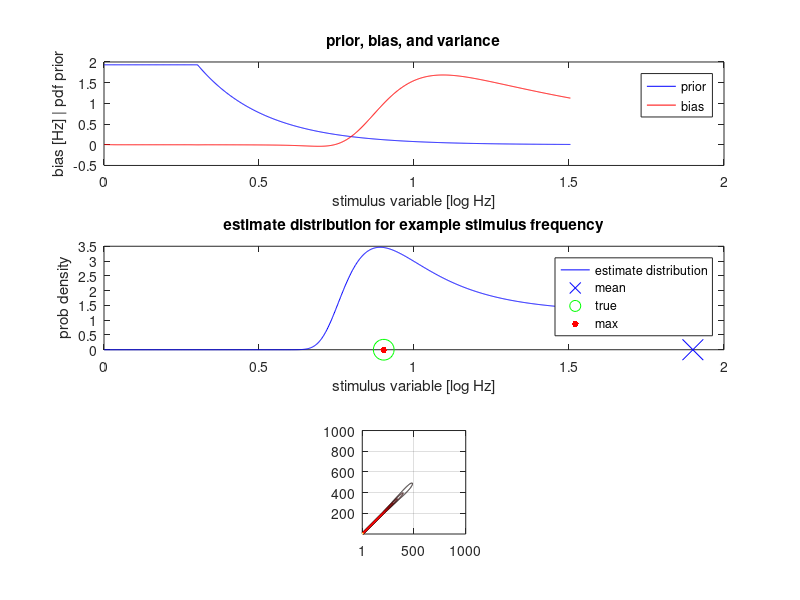

This figure's MATLAB source: (Note: this script raises an error after producing the figure.)
% simulation of the new efficient Bayesian estimator
% see: wei/stocker, natneuro, 2015
%
% magnitude space
%
% stimulus noise: Gaussian
% sensory(internal) noise: Gaussian
%
% modified from code by astocker; 10.24.2016

clear
%close all

%% PARMS

% prior exponent
k = 2;

% Low frequency roll-off (Hz) of the prior
rolloffHz = 2;

% stimulus noise - Gaussian
stim_noise = 0; % flag;
sigma_stim = 0.00; 

% sensory noise - Gaussian
sigma_sen = 0.025;

% Flicker frequency range
xRangeLinear = [1 32];

% The example stimulus to show
exampleIdx = 600;

% sampling parms
n = 1000;
x0 = linspace(log10(xRangeLinear(1)),log10(xRangeLinear(2)),n);  % stimulus domain
d0 = x0(2)-x0(1);

x = linspace(log10(xRangeLinear(1)),log10(xRangeLinear(2)),n+1); % shifted to be made non-overlapping?
dx = x(2)-x(1);
x(1) = [];
x = x - dx/2;


% variable and measurment
th = x';  % column
m = x;  % row

%% generative model
% prior
% 1/f^2 distribution of temporal frequency
%
myFun = @(x) 1./10.^x.^k;
p = myFun(x0);
rolloffIdx = find(10.^x>=rolloffHz,1);
p(1:rolloffIdx) = p(rolloffIdx);

p = p./trapz(x0,p);
p_th = interp1(x0,p,th); 

% efficient coding - mapping to sensory space (tilde, t)
x0t = range(x0)*cumtrapz(x0,p)+min(x0); 
tht = interp1(x0,x0t,th); % column
mt = interp1(x0,x0t,m); % row

% jacobian for prob transform into sensory space
a = 1./(range(x0)*p_th+min(x0));

if stim_noise
    % stimulus noise model - normpdf(x,mu,kappa)
    p_m_gv_th = normpdf(repmat(m,[n 1]),repmat(th,[1 n]),sigma_stim);

    % prob transform to internal space
    p_mt_gv_tht = repmat(a',[n 1]) .* p_m_gv_th; 
    
    % plus sensory noise - convolution with normpdf
    % needs to be on regular grid -> resample along m
    % attention: interp1 is defined on column vector with array; therefore
    % the necessity to transpose
    q = interp1(mt',p_mt_gv_tht',x','linear','extrap')';

    % convolution
    b = normpdf(repmat(x',[1 n]),repmat(x,[n 1]),sigma_sen);  
    p_mt_gv_tht = dx * q * b';

    % resample back
    p_mt_gv_tht = interp1(x',p_mt_gv_tht',mt','linear','extrap')';

else % only sensory noise

    p_mt_gv_tht = normpdf(repmat(mt,[n 1]),repmat(tht,[1 n]),sigma_sen);

end

% transform conditional distribution back to stimulus space 
p_m_gv_th = p_mt_gv_tht./repmat(a',n,1); % row -> noise distribution


%% inference

% in stimulus space because loss-function is defined in stimulus space
p_th_gv_m = p_m_gv_th.*repmat(p_th,1,n); % column -> likelihood
p_th_gv_m = p_th_gv_m./repmat(trapz(th,p_th_gv_m),[n 1]);

% BLS estimator - mean of posterior.
%% GKA GUESS AS TO HOW TO MAP POSTERIOR TO THETA DOMAIN
thh_gv_m = range(x0)*mean(p_th_gv_m .* repmat(th,1,n),1)+min(x0);

% distribution of estimates
% marginalization over p_m_gv_th (variable exchange)
c = 1./gradient(thh_gv_m,dx); % jacobian
p_thh_gv_th = repmat(c,n,1) .* p_m_gv_th;

% resampling along thh axis
%% Had to comment this out; not sure how it is supposed to operate
% p_thh_gv_th = interp1(thh_gv_m',p_thh_gv_th',th,'linear','extrap')';
    
% expectation and bias and variance
E_thh_gv_th = trapz(th,p_thh_gv_th .* repmat(th',n,1),2);
bias = E_thh_gv_th-th;

%% Not sure how to calculate the variance. Making a dummy variable for now
var = [];

% max
[Imax, Jmax] = find(p_thh_gv_th==max(p_thh_gv_th));

%% plots
figure(1);
clf;
% prior and bias
subplot(3,1,1);
plot(th,p,'b-'); % prior
hold on;
plot(th,bias,'r-'); % bias
%plot(th,var,'m-'); % variance
%plot([-pi pi],[0 0],'k--');
%axis([-pi pi ylim]);
legend({'prior','bias'});
xlabel('stimulus variable [log Hz]');
ylabel('bias [Hz] | pdf prior');
title('prior, bias, and variance');
xlim([0 2]);

% some example dstribution p_thh_gv_th (@ th(600))
subplot(3,1,2);
plot(th,p_thh_gv_th(exampleIdx,:),'b-'); % distribution of estimates for example value
hold on;
plot(E_thh_gv_th(exampleIdx),0,'bx','MarkerSize',15); % expected stimulus estimate
plot(th(exampleIdx),0,'go','MarkerSize',15); % true stimulus value
plot(th(Imax(exampleIdx)),0,'r.','MarkerSize',15); % max
xlabel('stimulus variable [log Hz]');
ylabel('prob density');
legend({'estimate distribution','mean','true','max'});
title('estimate distribution for example stimulus frequency');
xlim([0 2]);


% full distribution
subplot(3,1,3);
colormap('hot');
contour(p_thh_gv_th,20);
axis square;
grid on;
ticks = [1 n/2 n];
xticks(ticks);
xticklabels(num2str(round(th(ticks),1)));
xlabel('stimulus variable [log Hz]');
yticks(ticks);
yticklabels(num2str(round(th(ticks),1)));
ylabel('estimate [log Hz]');
title('prob. density of estimates','FontWeight','normal');
